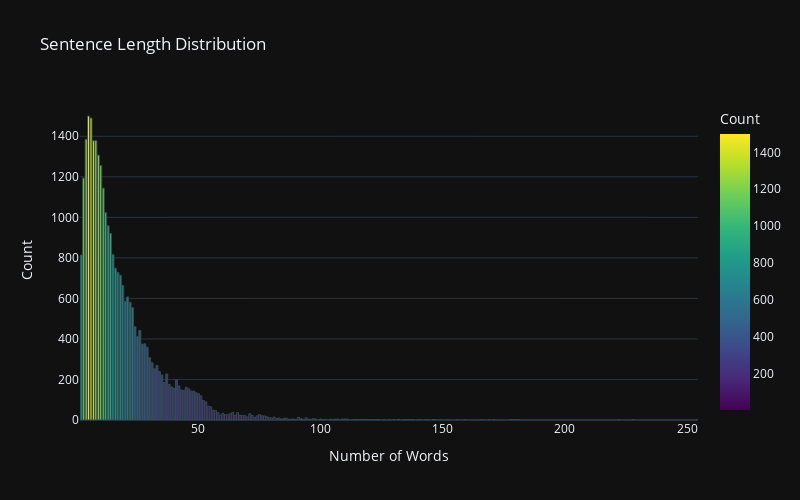

The code cell stored with this chart in its notebook:
### Markdown cell above
## Examine or analyze the frequency or pattern of the number of words in sentences.

### Code cell
import pandas as pd
import plotly.express as px

# Assuming you have a DataFrame named 'dataset' containing the data

# Calculate the count of each value in the 'Num_words' column
plot_df = dataset.Num_words.value_counts().rename_axis('Num_words').reset_index(name='counts')

# Configure the color, appearance, and shape of the bars
fig = px.bar(plot_df, x="Num_words", y="counts", color="counts",
             title="Sentence Length Distribution",
             color_continuous_scale='viridis',  # Set the color scale
             template='plotly_dark',  # Set the plot template
             hover_data={'Num_words': True, 'counts': True},  # Include additional hover data
             labels={'Num_words': 'Number of Words', 'counts': 'Count'},  # Update axis labels
             width=800, height=500)  # Set the plot size

# Update the bar shapes
fig.update_traces(marker=dict(line=dict(width=1, color='DarkSlateGrey')))  # Update the bar line color and width

# Show the updated bar plot
fig.show()

### Figure 1 — Plotly figure (JSON) as saved in the notebook; plotly's stock layout.template omitted (floating-point values rounded to 4 significant figures; data arrays with more than 128 entries replaced by an {"elided": "..."} marker saying what was removed)
{"data": [{"alignmentgroup": "True", "hovertemplate": "Number of Words=%{x}<br>Count=%{marker.color}<extra></extra>", "legendgroup": "", "marker": {"color": {"elided": "149 int values"}, "coloraxis": "coloraxis", "line": {"color": "DarkSlateGrey", "width": 1}, "pattern": {"shape": ""}}, "name": "", "offsetgroup": "", "orientation": "v", "showlegend": false, "textposition": "auto", "type": "bar", "x": {"elided": "149 int values"}, "xaxis": "x", "y": {"elided": "149 int values"}, "yaxis": "y"}], "layout": {"barmode": "relative", "coloraxis": {"colorbar": {"title": {"text": "Count"}}, "colorscale": [[0, "#440154"], [0.1111, "#482878"], [0.2222, "#3e4989"], [0.3333, "#31688e"], [0.4444, "#26828e"], [0.5556, "#1f9e89"], [0.6667, "#35b779"], [0.7778, "#6ece58"], [0.8889, "#b5de2b"], [1, "#fde725"]]}, "height": 500, "legend": {"tracegroupgap": 0}, "title": {"text": "Sentence Length Distribution"}, "width": 800, "xaxis": {"anchor": "y", "domain": [0, 1], "title": {"text": "Number of Words"}}, "yaxis": {"anchor": "x", "domain": [0, 1], "title": {"text": "Count"}}}}
